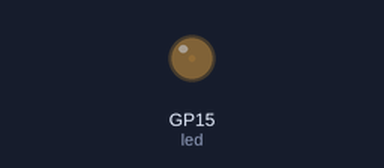
A program run on a simulated Raspberry Pi Pico running MicroPython. On the bench: output pins drawn as LEDs (lit = HIGH).

Above: at 0.05 s.
At 4.95 s:
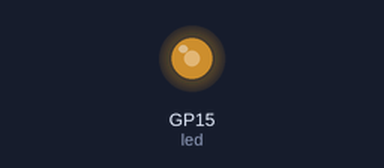
At 7.65 s:
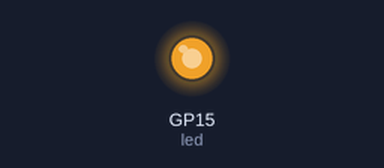
At 15.35 s:
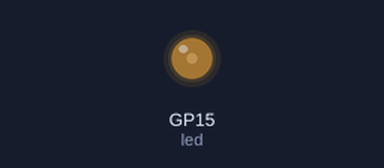
Timing chart, 0 to 22.7 s (numbered marks = the images above):
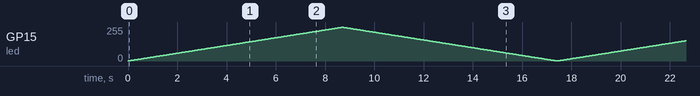

The program:

main.py
```python
from machine import Pin, PWM
from time import sleep

led = Pin(15)

pwm = PWM(led)

pwm.freq(1000) #告知每多少數值時送出電壓給LED

while True:
    for duty in range(65025):
        pwm.duty_u16(duty)
        sleep(0.0001)
    for duty in range(65025, 0, -1):
        pwm.duty_u16(duty)
        sleep(0.0001)
```
